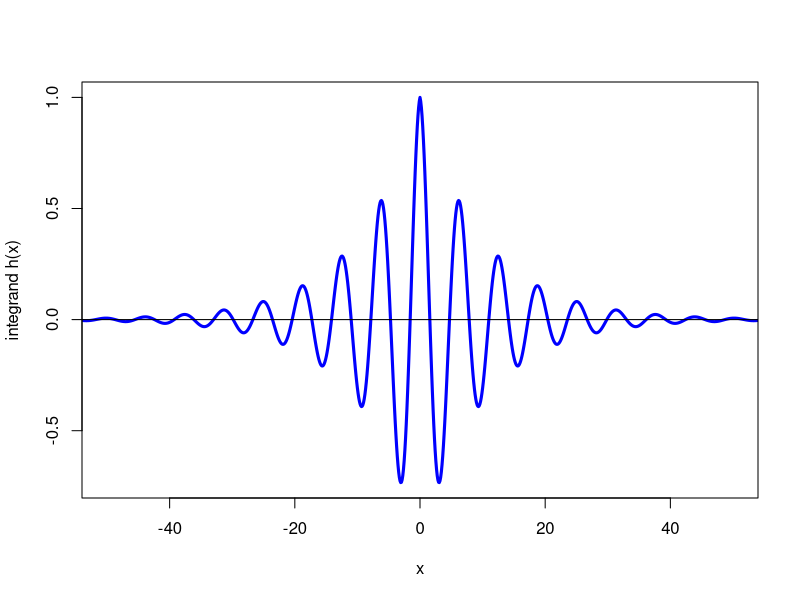

The R source for this figure:
## ---- chunk 1
#| code-fold: true
integrand <- function(x) exp(-0.1 * abs(x)) * cos(x)

curve(
  integrand, n = 1001, from = -55, to = 55,
  col = "blue", lwd = 3,
  xlab = "x", ylab = "integrand h(x)", xlim = c(-50,50)
)
abline(h = 0)
## ---- chunk 2
n <- 1e6
integrand <- function(x) exp(-0.1 * abs(x)) * cos(x)
pdf       <- function(x) dnorm(x, 0, 20)
phi       <- function(x) integrand(x) / pdf(x)

samples <- rnorm(n, 0, 20)
mean(phi(samples))
